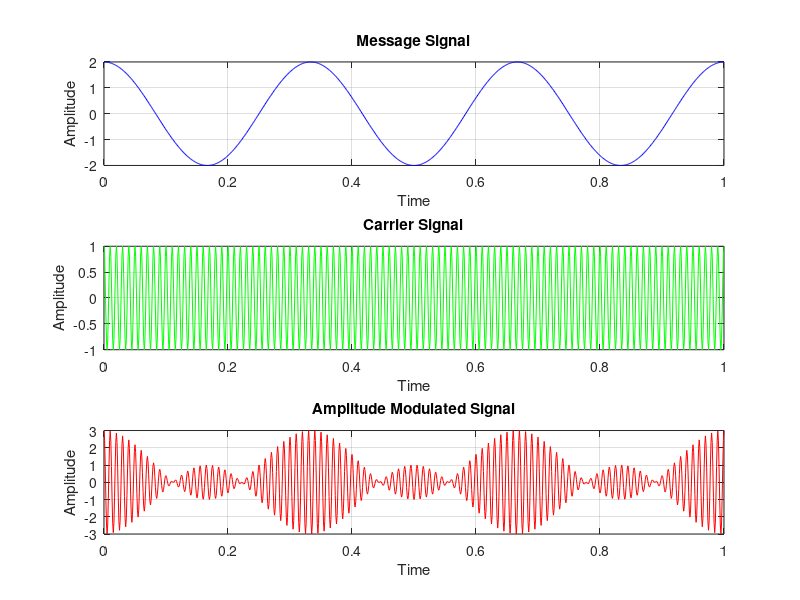

Recreate this plot in MATLAB.
% Clear the workspace
clc;
clearvars;


% Define Time Vector

time = 0:0.001:1;


% Genrrating Message Signal

message_amplitude = 2;
message_frequency = 3;

message_signal = message_amplitude .* cos(2 * pi * message_frequency * time);


% Generating Carrier Signal

carrier_amplitude = 1;
carrier_frequency = 100;

carrier_signal = carrier_amplitude .* cos(2 * pi * carrier_frequency * time);


% Generating Amplitude Modulated Signal

modulated_signal = (carrier_amplitude + message_signal) .* cos(2 * pi * carrier_frequency * time);


% Plot All Signal

subplot(3, 1, 1);
plot(time, message_signal, 'b');
title('Message Signal');
xlabel('Time');
ylabel('Amplitude');
xlim([0, 1]);
grid on;

subplot(3, 1, 2);
plot(time, carrier_signal, 'g');
title('Carrier Signal');
xlabel('Time');
ylabel('Amplitude');
xlim([0, 1]);
grid on;

subplot(3, 1, 3);
plot(time, modulated_signal, 'r');
title('Amplitude Modulated Signal');
xlabel('Time');
ylabel('Amplitude');
xlim([0, 1]);
grid on;





